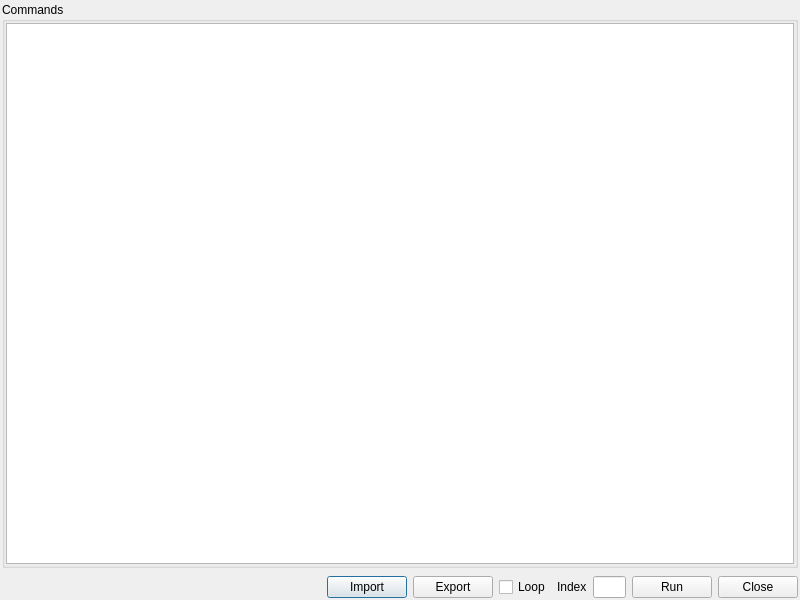
<?xml version="1.0" encoding="UTF-8"?>
<ui version="4.0">
 <class>QDCommandsSequence</class>
 <widget class="QDialog" name="QDCommandsSequence">
  <property name="geometry">
   <rect>
    <x>0</x>
    <y>0</y>
    <width>800</width>
    <height>600</height>
   </rect>
  </property>
  <property name="windowTitle">
   <string>Commands sequence</string>
  </property>
  <layout class="QVBoxLayout" name="verticalLayout">
   <property name="leftMargin">
    <number>1</number>
   </property>
   <property name="topMargin">
    <number>1</number>
   </property>
   <property name="rightMargin">
    <number>1</number>
   </property>
   <property name="bottomMargin">
    <number>1</number>
   </property>
   <item>
    <widget class="QWidget" name="widget_2" native="true">
     <layout class="QHBoxLayout" name="horizontalLayout">
      <property name="leftMargin">
       <number>1</number>
      </property>
      <property name="topMargin">
       <number>1</number>
      </property>
      <property name="rightMargin">
       <number>1</number>
      </property>
      <property name="bottomMargin">
       <number>1</number>
      </property>
      <item>
       <widget class="QGroupBox" name="groupBox">
        <property name="title">
         <string>Commands</string>
        </property>
        <layout class="QVBoxLayout" name="verticalLayout_3">
         <property name="leftMargin">
          <number>1</number>
         </property>
         <property name="topMargin">
          <number>1</number>
         </property>
         <property name="rightMargin">
          <number>1</number>
         </property>
         <property name="bottomMargin">
          <number>1</number>
         </property>
         <item>
          <widget class="QTableWidget" name="QTWCommands">
           <property name="alternatingRowColors">
            <bool>true</bool>
           </property>
           <property name="selectionMode">
            <enum>QAbstractItemView::SingleSelection</enum>
           </property>
           <property name="selectionBehavior">
            <enum>QAbstractItemView::SelectRows</enum>
           </property>
          </widget>
         </item>
        </layout>
       </widget>
      </item>
     </layout>
    </widget>
   </item>
   <item>
    <widget class="QWidget" name="widget" native="true">
     <layout class="QHBoxLayout" name="horizontalLayout_2">
      <property name="leftMargin">
       <number>1</number>
      </property>
      <property name="topMargin">
       <number>1</number>
      </property>
      <property name="rightMargin">
       <number>1</number>
      </property>
      <property name="bottomMargin">
       <number>1</number>
      </property>
      <item>
       <spacer name="horizontalSpacer">
        <property name="orientation">
         <enum>Qt::Horizontal</enum>
        </property>
        <property name="sizeHint" stdset="0">
         <size>
          <width>401</width>
          <height>20</height>
         </size>
        </property>
       </spacer>
      </item>
      <item>
       <widget class="QPushButton" name="QPBImport">
        <property name="text">
         <string>Import</string>
        </property>
       </widget>
      </item>
      <item>
       <widget class="QPushButton" name="QPBExport">
        <property name="text">
         <string>Export</string>
        </property>
       </widget>
      </item>
      <item>
       <widget class="QCheckBox" name="QCBLoop">
        <property name="text">
         <string>Loop</string>
        </property>
       </widget>
      </item>
      <item>
       <widget class="QLabel" name="label">
        <property name="text">
         <string>Index</string>
        </property>
       </widget>
      </item>
      <item>
       <widget class="QLineEdit" name="QLEIndex">
        <property name="readOnly">
         <bool>true</bool>
        </property>
       </widget>
      </item>
      <item>
       <widget class="QPushButton" name="QPBRun">
        <property name="text">
         <string>Run</string>
        </property>
        <property name="checkable">
         <bool>true</bool>
        </property>
       </widget>
      </item>
      <item>
       <widget class="QPushButton" name="QPBClose">
        <property name="text">
         <string>Close</string>
        </property>
       </widget>
      </item>
     </layout>
    </widget>
   </item>
  </layout>
 </widget>
 <tabstops>
  <tabstop>QTWCommands</tabstop>
  <tabstop>QPBImport</tabstop>
  <tabstop>QPBExport</tabstop>
  <tabstop>QCBLoop</tabstop>
  <tabstop>QLEIndex</tabstop>
  <tabstop>QPBRun</tabstop>
  <tabstop>QPBClose</tabstop>
 </tabstops>
 <resources/>
 <connections/>
</ui>
